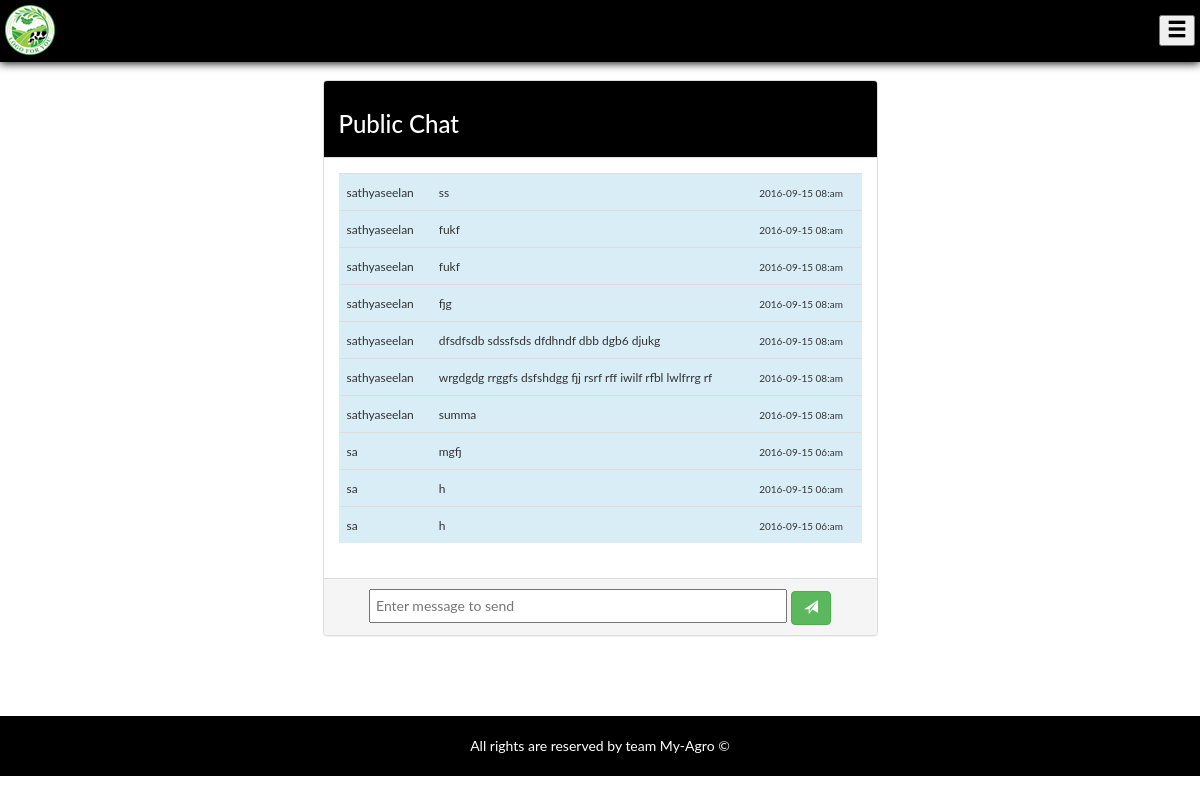
/PublicChat.php, run on the app's committed database.
### tables this page shows
CREATE TABLE IF NOT EXISTS `register` (
  `id` int(10) NOT NULL AUTO_INCREMENT,
  `uname` varchar(100) NOT NULL,
  `email` varchar(100) NOT NULL,
  `pno` varchar(100) NOT NULL,
  `datecreated` timestamp NOT NULL DEFAULT CURRENT_TIMESTAMP,
  `pass` varchar(100) NOT NULL,
  `occupation` varchar(100) NOT NULL,
  PRIMARY KEY (`id`)
);

CREATE TABLE IF NOT EXISTS `publicchat` (
  `id` int(10) NOT NULL AUTO_INCREMENT,
  `sid` int(10) NOT NULL,
  `msg` varchar(100) NOT NULL,
  `dandt` timestamp NOT NULL DEFAULT CURRENT_TIMESTAMP,
  PRIMARY KEY (`id`)
);

### PublicChat.php (the view, shortened to what this page needs)
<!DOCTYPE html>
<html lang="en">
<head>
	    <link rel="stylesheet" href="http://maxcdn.bootstrapcdn.com/bootstrap/3.3.6/css/bootstrap.min.css">
		<link rel="stylesheet" href="css/ProfileStyle.css">
	</head>
	<body>
		<div class="header navbar-fixed-top">
			<table>
				<tr>
					<td style = "color:white;width:100%"><img src="img/logo.png"></td>
					<td style = "color:black;" class="text-right">
						<button type="button" onClick="openNav()">
							<i style="font-size:20px;" class="glyphicon glyphicon-menu-hamburger"></i>
						</button>
					</td>
				</tr>
			</table>
		</div>
	<section>
		<div class = "container">
			<div class = "row">
				<div class = "col-md-12">
					<br><br><br><br>
				</div>
				<div class = "col-md-3">
				</div>
				<div class = "col-md-6">
					<div class="panel panel-default">
							<div class="panel-heading">
								<h3>Public Chat</h3>
							</div>
							<div class="panel-body msgs">
							<table class="table table-striped">
								<tbody>
								<?php
									 $select="SELECT * FROM `publicchat` ORDER BY id DESC LIMIT 10";
									 $color="";
									 $do=mysql_query($select);
									 while($row=mysql_fetch_assoc($do))
									 {
										$msg=$row["msg"];
										$id=$row["sid"];
										$dandt=strtotime($row["dandt"]);
										$selectImg="SELECT * FROM `register` where id='".$id."'";
										$doid=mysql_query($selectImg);
										while($rowid=mysql_fetch_assoc($doid))
										{
											$uname=$rowid["uname"];
											if($_SESSION["id"]==$id)
												$color="success";
											else
												$color="info";
											echo '<tr class="'.$color.'">
													<td><span style="font-size:12px;">'.$uname.'</span></td>
													<td><span style="font-size:12px;">'.$msg.'</span></td>
													<td><span style="font-size:10px;">'.date("Y-m-d h:a", $dandt).'</span></td>
												  </tr>';
										}
									 }
								?>
									</tbody>
								</table>
							</div>
							<div class="panel-footer text-center">
								<form action="" method="post">
									<input type="text" name="txtmsg" class="msg-box" placeholder="Enter message to send";>
									<button class="btn btn-success" type ="submit" name ="msg"><span class="glyphicon glyphicon-send"></span></button>
								</form>
							</div>
						</div>
				</div>
				<div class = "col-md-3">
				</div>
			</div>
		</div>
		<br><br><br>
	</section>
	<footer>
		All rights are reserved by team My-Agro &copy;
	</footer>
</body>
</html>

### css/ProfileStyle.css (style rules this page uses)
.header { padding:5px; background-color:#000; border-bottom:2px solid #000; -webkit-box-shadow:0 1px 9px #000; box-shadow:0 1px 9px #000; width: 100%; }
body { font-family: "Lato", sans-serif; }
.panel .panel-heading { background-color:black; color:white; }
i { font-family: weather; font-weight: normal; font-style: normal; line-height: 1.0; text-transform: none; }
.msgs { min-height:350px; }
.msg-box { width:80%; padding:5px; }
footer { background:black; padding:20px; color :white ; text-align:center; }

### data on the page
publicchat: msg "ss", dandt "2016-09-15 08:am"
register: uname "sathyaseelan"
publicchat: msg "fukf", dandt "2016-09-15 08:am"
publicchat: msg "fukf", dandt "2016-09-15 08:am"
publicchat: msg "fjg", dandt "2016-09-15 08:am"
publicchat: msg "dfsdfsdb sdssfsds dfdhndf dbb dgb6 djukg", dandt "2016-09-15 08:am"
publicchat: msg "wrgdgdg rrggfs dsfshdgg fjj rsrf rff iwilf rfbl lwlfrrg rf", dandt "2016-09-15 08:am"
publicchat: msg "summa", dandt "2016-09-15 08:am"
publicchat: msg "mgfj", dandt "2016-09-15 06:am"
register: uname "sa"
publicchat: msg "h", dandt "2016-09-15 06:am"
publicchat: msg "h", dandt "2016-09-15 06:am"
